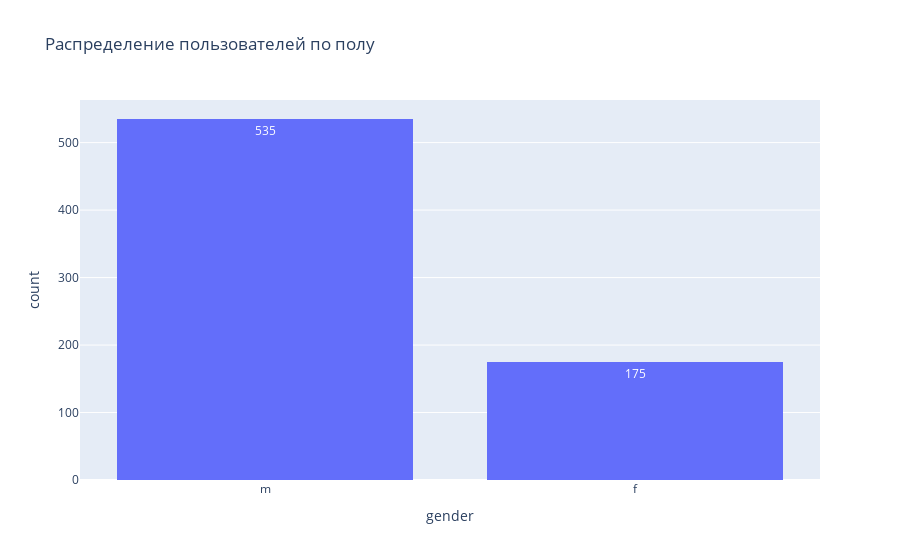

Source (notebook cell):
### Markdown cell above
Проверили что количество пользователей одинаковое

### Code cell
# Посмотрим распределение по полу

fig = px.histogram(users['gender'], x="gender", text_auto=True, title='Распределение пользователей по полу')
fig.show()

### Figure 1 — Plotly figure (JSON) as saved in the notebook; plotly's stock layout.template omitted (floating-point values rounded to 4 significant figures; data arrays with more than 128 entries replaced by an {"elided": "..."} marker saying what was removed)
{"data": [{"alignmentgroup": "True", "bingroup": "x", "hovertemplate": "gender=%{x}<br>count=%{y}<extra></extra>", "legendgroup": "", "marker": {"color": "#636efa", "pattern": {"shape": ""}}, "name": "", "offsetgroup": "", "orientation": "v", "showlegend": false, "texttemplate": "%{value}", "type": "histogram", "x": {"elided": "710 str values"}, "xaxis": "x", "yaxis": "y"}], "layout": {"barmode": "relative", "legend": {"tracegroupgap": 0}, "title": {"text": "Распределение пользователей по полу"}, "xaxis": {"anchor": "y", "domain": [0, 1], "title": {"text": "gender"}}, "yaxis": {"anchor": "x", "domain": [0, 1], "title": {"text": "count"}}}}
